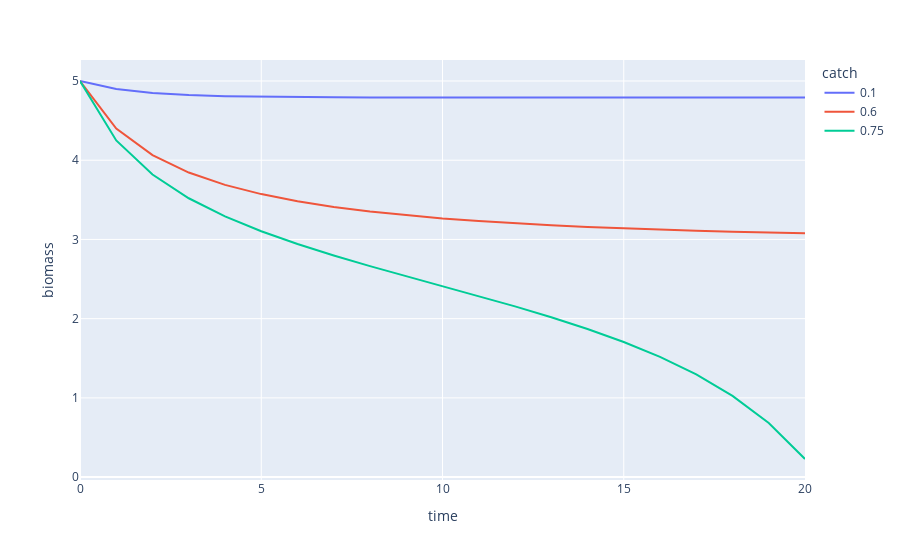

This figure's notebook cell:
### Code cell
B = [np.ones(3)*B_max]
C = [0.1, 0.6, 0.75]
rows = [
    {
        'biomass': B_max,
        'time': 0,
        'catch': c
    } for c in C
]
for t in range(1, 20 + 1):
    nB = (B[-1] + r * (1 - B[-1]/B_max) * B[-1] - C)
    nB[nB > B_max] = B_max
    nB[nB < 0] = 0
    B.append(nB)
    for b, c in zip(B[-1], C):
        rows.append({
            'biomass': b,
            'time': t,
            'catch': c
        })
px.line(
    pd.DataFrame(rows), x='time', y='biomass', color='catch'
)

### Figure 1 — Plotly figure (JSON) as saved in the notebook; plotly's stock layout.template omitted (floating-point values rounded to 4 significant figures)
{"data": [{"hovertemplate": "catch=0.1<br>time=%{x}<br>biomass=%{y}<extra></extra>", "legendgroup": "0.1", "line": {"color": "#636efa", "dash": "solid"}, "marker": {"symbol": "circle"}, "mode": "lines", "name": "0.1", "orientation": "v", "showlegend": true, "type": "scatter", "x": [0, 1, 2, 3, 4, 5, 6, 7, 8, 9, 10, 11, 12, 13, 14, 15, 16, 17, 18, 19, 20], "xaxis": "x", "y": [5, 4.9, 4.849, 4.822, 4.808, 4.8, 4.796, 4.794, 4.793, 4.792, 4.792, 4.792, 4.791, 4.791, 4.791, 4.791, 4.791, 4.791, 4.791, 4.791, 4.791], "yaxis": "y"}, {"hovertemplate": "catch=0.6<br>time=%{x}<br>biomass=%{y}<extra></extra>", "legendgroup": "0.6", "line": {"color": "#EF553B", "dash": "solid"}, "marker": {"symbol": "circle"}, "mode": "lines", "name": "0.6", "orientation": "v", "showlegend": true, "type": "scatter", "x": [0, 1, 2, 3, 4, 5, 6, 7, 8, 9, 10, 11, 12, 13, 14, 15, 16, 17, 18, 19, 20], "xaxis": "x", "y": [5, 4.4, 4.064, 3.844, 3.689, 3.572, 3.482, 3.411, 3.353, 3.305, 3.265, 3.232, 3.203, 3.179, 3.158, 3.139, 3.124, 3.11, 3.097, 3.087, 3.077], "yaxis": "y"}, {"hovertemplate": "catch=0.75<br>time=%{x}<br>biomass=%{y}<extra></extra>", "legendgroup": "0.75", "line": {"color": "#00cc96", "dash": "solid"}, "marker": {"symbol": "circle"}, "mode": "lines", "name": "0.75", "orientation": "v", "showlegend": true, "type": "scatter", "x": [0, 1, 2, 3, 4, 5, 6, 7, 8, 9, 10, 11, 12, 13, 14, 15, 16, 17, 18, 19, 20], "xaxis": "x", "y": [5, 4.25, 3.819, 3.52, 3.291, 3.103, 2.942, 2.797, 2.664, 2.536, 2.411, 2.285, 2.155, 2.018, 1.87, 1.706, 1.517, 1.296, 1.026, 0.6836, 0.2287], "yaxis": "y"}], "layout": {"legend": {"title": {"text": "catch"}, "tracegroupgap": 0}, "margin": {"t": 60}, "xaxis": {"anchor": "y", "domain": [0, 1], "title": {"text": "time"}}, "yaxis": {"anchor": "x", "domain": [0, 1], "title": {"text": "biomass"}}}}
